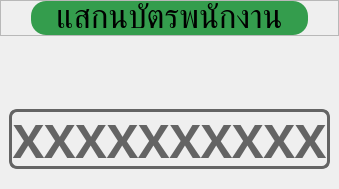
         <widget class="QWidget" name="home_page">
          <layout class="QVBoxLayout" name="verticalLayout_15">
           <property name="spacing">
            <number>0</number>
           </property>
           <property name="leftMargin">
            <number>0</number>
           </property>
           <property name="topMargin">
            <number>0</number>
           </property>
           <property name="rightMargin">
            <number>0</number>
           </property>
           <property name="bottomMargin">
            <number>0</number>
           </property>
           <item>
            <widget class="QFrame" name="login_frame">
             <property name="toolTipDuration">
              <number>0</number>
             </property>
             <layout class="QVBoxLayout" name="verticalLayout_7">
              <property name="spacing">
               <number>0</number>
              </property>
              <property name="leftMargin">
               <number>0</number>
              </property>
              <property name="topMargin">
               <number>0</number>
              </property>
              <property name="rightMargin">
               <number>0</number>
              </property>
              <property name="bottomMargin">
               <number>20</number>
              </property>
              <item>
               <widget class="QFrame" name="login_title">
                <property name="maximumSize">
                 <size>
                  <width>16777215</width>
                  <height>80</height>
                 </size>
                </property>
                <property name="frameShape">
                 <enum>QFrame::StyledPanel</enum>
                </property>
                <property name="frameShadow">
                 <enum>QFrame::Raised</enum>
                </property>
                <layout class="QHBoxLayout" name="horizontalLayout_8">
                 <property name="spacing">
                  <number>0</number>
                 </property>
                 <property name="leftMargin">
                  <number>30</number>
                 </property>
                 <property name="topMargin">
                  <number>0</number>
                 </property>
                 <property name="rightMargin">
                  <number>30</number>
                 </property>
                 <property name="bottomMargin">
                  <number>0</number>
                 </property>
                 <item>
                  <widget class="QLabel" name="rfid_alert">
                   <property name="maximumSize">
                    <size>
                     <width>16777215</width>
                     <height>50</height>
                    </size>
                   </property>
                   <property name="font">
                    <font>
                     <family>Kanit</family>
                     <pointsize>25</pointsize>
                    </font>
                   </property>
                   <property name="styleSheet">
                    <string notr="true">background-color: rgb(52, 157, 77);
border-radius: 15px;</string>
                   </property>
                   <property name="text">
                    <string>แสกนบัตรพนักงาน</string>
                   </property>
                   <property name="alignment">
                    <set>Qt::AlignCenter</set>
                   </property>
                  </widget>
                 </item>
                </layout>
               </widget>
              </item>
              <item>
               <widget class="QFrame" name="scale_frame">
                <layout class="QHBoxLayout" name="horizontalLayout_5">
                 <property name="topMargin">
                  <number>50</number>
                 </property>
                 <property name="bottomMargin">
                  <number>0</number>
                 </property>
                 <item>
                  <widget class="QLabel" name="scale_img">
                   <property name="maximumSize">
                    <size>
                     <width>300</width>
                     <height>300</height>
                    </size>
                   </property>
                   <property name="text">
                    <string/>
                   </property>
                   <property name="pixmap">
                    <pixmap resource="../../../resource.qrc">:/assets/images/scale.png</pixmap>
                   </property>
                   <property name="scaledContents">
                    <bool>true</bool>
                   </property>
                   <property name="alignment">
                    <set>Qt::AlignLeading|Qt::AlignLeft|Qt::AlignVCenter</set>
                   </property>
                  </widget>
                 </item>
                </layout>
               </widget>
              </item>
              <item>
               <widget class="QFrame" name="rfid_frame">
                <property name="maximumSize">
                 <size>
                  <width>16777215</width>
                  <height>80</height>
                 </size>
                </property>
                <layout class="QHBoxLayout" name="horizontalLayout_4">
                 <property name="bottomMargin">
                  <number>0</number>
                 </property>
                 <item>
                  <widget class="QLabel" name="rfid">
                   <property name="maximumSize">
                    <size>
                     <width>370</width>
                     <height>60</height>
                    </size>
                   </property>
                   <property name="font">
                    <font>
                     <family>Kanit</family>
                     <pointsize>35</pointsize>
                     <bold>true</bold>
                    </font>
                   </property>
                   <property name="styleSheet">
                    <string notr="true">QLabel {
	color: rgb(100, 100, 100);
	border: solid;
	border-color: rgb(100, 100, 100);
	border-width: 3px;
	border-radius: 8px;
}</string>
                   </property>
                   <property name="text">
                    <string>XXXXXXXXXX</string>
                   </property>
                   <property name="alignment">
                    <set>Qt::AlignCenter</set>
                   </property>
                  </widget>
                 </item>
                </layout>
               </widget>
              </item>
             </layout>
            </widget>
           </item>
          </layout>
         </widget>
